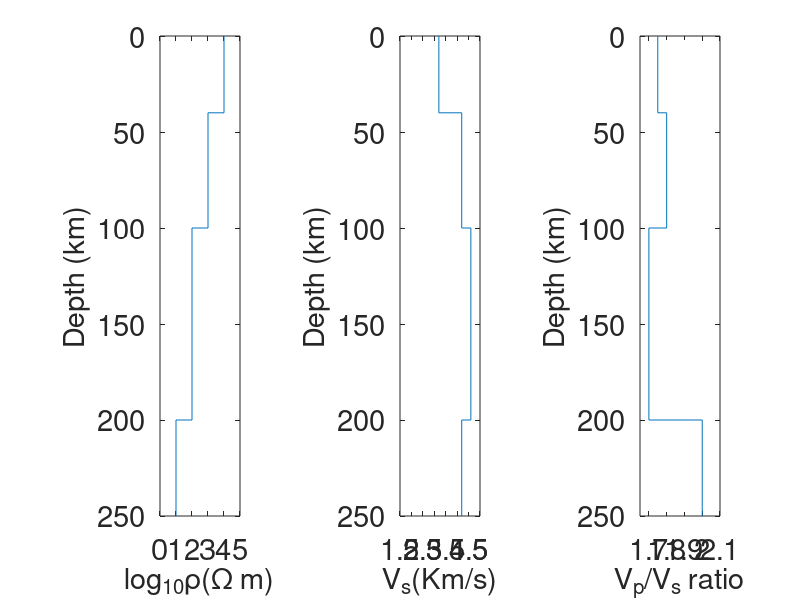

Write MATLAB code to recreate this figure.

z = [-250.0 -200. -100. -40. 0.];
z = -z;
Vs = [4.2 4.2 4.6 4.2 3.2];
VpVs = [2. 2. 1.7 1.8 1.75];
logsigma = [-1. -1. -2. -3. -4.];

fig = figure(1000);
hold on; box on;

left = 0.2;
bottom= 0.14;
w = 0.1;
h = 0.8;
spw = 0.2;

loc1 = [left; bottom];
loc2 = [left+w+spw; bottom];
loc3 = [left+2*w+2*spw; bottom];

m1 = subplot('Position', [loc1(1,1), loc1(2,1), w, h]);
hold on; box on;
subplot(m1)
hold on; box on;
set(gca, 'Fontsize', 21)
stairs(-logsigma, z);
xlabel('log_{10}\rho(\Omega m)', 'Fontsize', 21)
ylabel('Depth (km)', 'Fontsize', 21)
% xlim([-5.0 0])
xlim([0. 5.0])
xticks(0:5)
xtickangle(0)
%ylim([-400 0])
set(gca, 'YDir', 'reverse')

m2 = subplot('Position', [loc2(1,1), loc2(2,1), w, h]);
hold on; box on;
subplot(m2)
hold on; box on;
set(gca, 'Fontsize', 21)
stairs(Vs, z);
xlabel('V_s(Km/s)', 'Fontsize', 21)
ylabel('Depth (km)', 'Fontsize', 21)
xlim([1.5 5.])
%ylim([-400 0])
set(gca, 'YDir', 'reverse')

m3 = subplot('Position', [loc3(1,1), loc3(2,1), w, h]);
hold on; box on;
subplot(m3)
hold on; box on;
set(gca, 'Fontsize', 21)
stairs(VpVs, z);
xlabel('V_p/V_s ratio', 'Fontsize', 21)
ylabel('Depth (km)', 'Fontsize', 21)
xlim([1.65 2.1])
%ylim([-400 0])
set(gca, 'YDir', 'reverse')